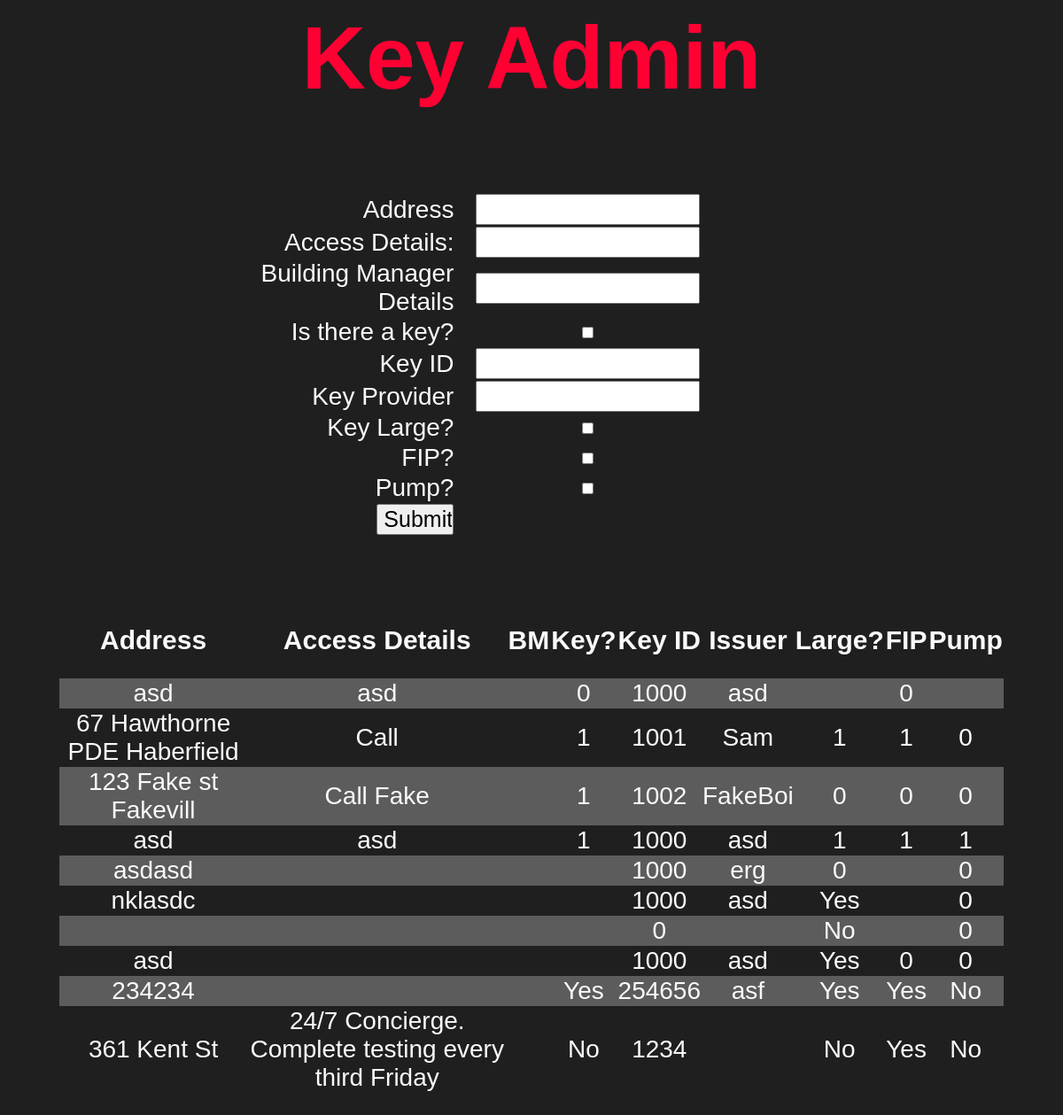
Before: /dataEntry.php with the older database file.
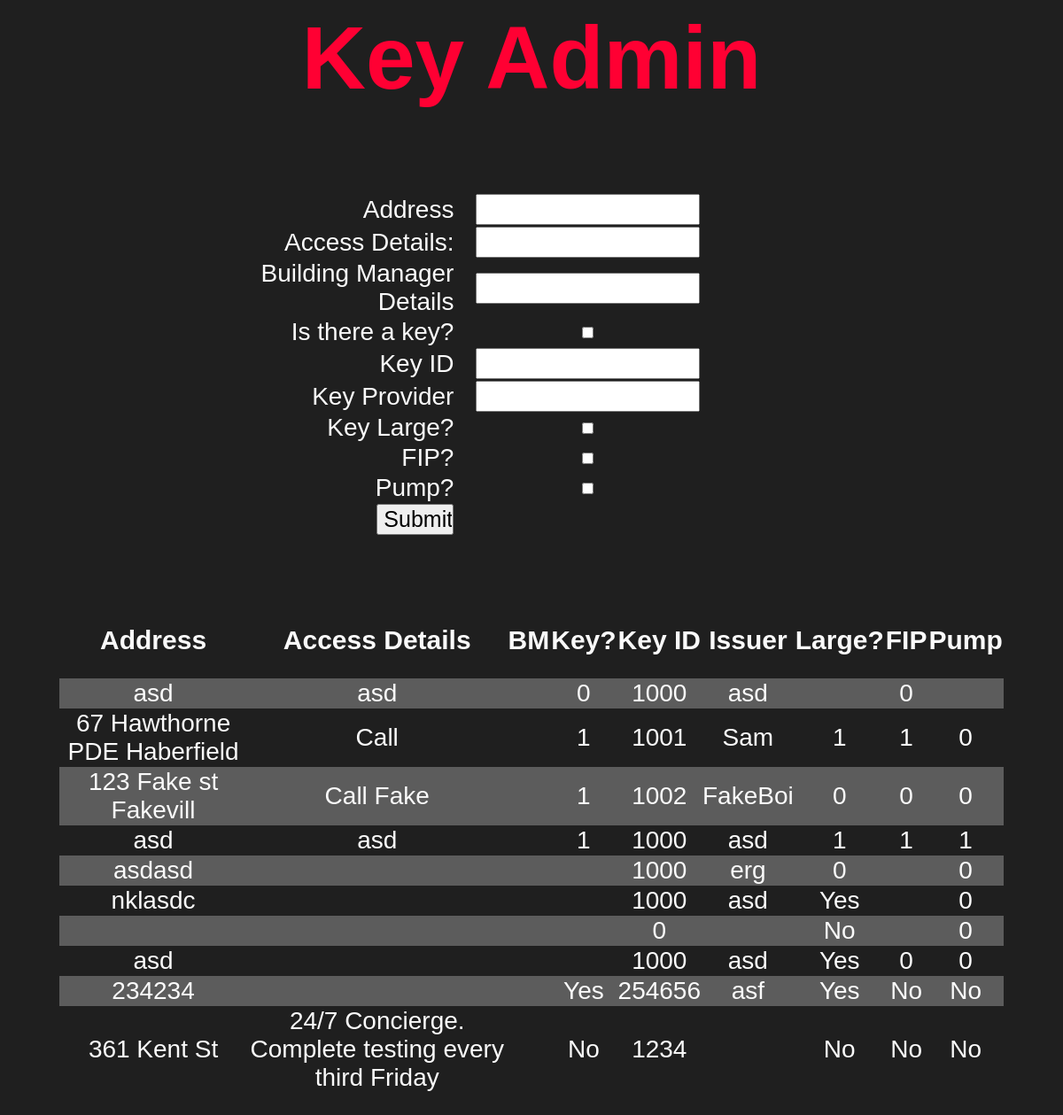
After: the same page with the newer database file.
### tables this page shows
CREATE TABLE "keys" (
	"id_number"	INTEGER,
	"address"	TEXT,
	"key_holder"	TEXT,
	"date_of_issue"	TEXT,
	"key_provider"	TEXT,
	"large"	TEXT,
	"fip"	TEXT,
	"pump"	TEXT,
	"access"	TEXT,
	"is_key"	TEXT,
	"unique"	INTEGER UNIQUE,
	"monthly"	TEXT,
	"bm"	TEXT,
	PRIMARY KEY("unique" AUTOINCREMENT)
);

### dataEntry.php (the view, shortened to what this page needs)
<html>
<head>
</head>
<h1>
    Key Admin
</h1>
<pre>
</pre>
<body>
<table class="input">
<form action="dataEntry.php" method="post">
    <tr class="input"><td class="label"><label for="address">Address</label></td>
    <td><input type="text" name="address"></td></tr>
    <tr class="input"><td class="label"><label for="access">Access Details:</label></td>
    <td><input type="text" name="access"></td></tr>
    <tr class="input"><td class="label"><label for="bm">Building Manager Details</label></td>
    <td><input type="text" name="bm"></td></tr>
    <tr class="input"><td class="label"><label for="is_key">Is there a key?</label></td>
    <td><input type="checkbox" class="check" name="is_key"></td></tr>
    <tr class="input"><td class="label"><label for="id_number">Key ID</label></td>
    <td><input type="number" name="id_number"></td></tr>
    <tr class="input"><td class="label"><label for="key_provider">Key Provider</label></td>
    <td><input type="text" name="key_provider"></td></tr>
    <tr class="input"><td class="label"><label for="large">Key Large?</label></td>
    <td><input type="checkbox" class="check" name="large"></td></tr>
    <tr class="input"><td class="label"><label for="fip">FIP?</label></td>
    <td><input type="checkbox" class="check" name="fip"></td></tr>
    <tr class="input"><td class="label"><label for="pump">Pump?</label></td>
    <td><input type="checkbox" class="check" name="pump"></td></tr>
    <tr class="input"><td class="label"><input style="width: 30%; height: 100%;" type="submit" value="Submit" name="submit"></td></tr>
</form>
</table>
<table class="keys">
    <tr>
        <td><h2>Address</h2></td>
        <td><h2>Access Details</h2></td>
        <td><h2>BM</h2></td>
        <td><h2>Key?</h2></td>
        <td><h2>Key ID</h2></td>
        <td><h2>Issuer</h2></td>
        <td><h2>Large?</h2></td>
        <td class="fip"><h2>FIP</h2></td>
        <td><h2>Pump</h2></td>
    </tr>
<?php
$pdo = new PDO('sqlite:keys.db');
$statement = $pdo->query("SELECT * from keys");
$keys = $statement->fetchAll(PDO::FETCH_ASSOC);
foreach ($keys as $row => $key) {
    echo "<tr><h3>";
    echo "<td>" . $key['address'] . "</td>";
    echo "<td>" . $key['access'] . "</td>";
    echo "<td>" . $key['bm'] . "</td>";
    echo "<td>" . $key['is_key'] . "</td>";
    echo "<td>" . $key['id_number'] . "</td>";
    echo "<td>" . $key['key_provider'] . "</td>";
    echo "<td>" . $key['large'] . "</td>";
    echo "<td>" . $key['fip'] . "</td>";
    echo "<td>" . $key['pump'] . "</td>";
    echo "</h3></tr>";
}
echo "</table>";
?>
</body>
</html>

### dataEntry.php (style rules this page uses)
body { font-family: Century Gothic, CenturyGothic, AppleGothic, sans-serif; background: #1f1f1f; color: #fafafa; }
table, tr, td { border: none; border-collapse: collapse; }
tr:nth-child(even) { background-color: #5c5c5c; }
table.keys { width: 90%; margin: 100px auto; text-align: center; }
tr { height: 30px; font-size: 23px; }
td { font-size: 28px; }
table.input { width: 50%; text-align: center; margin-left: 18%; margin-top: 0%; }
tr.input { background-color: #1f1f1f; }
td.label { text-align: right; }
label { text-align: right; }
h1 { font-size: 100px; text-align: center; color: #ff0033 }
h2 { font-size: 30px; }
h3 { font-size: 20px; }
input { font-size: 25px; resize: none; font-family: Century Gothic, CenturyGothic, AppleGothic, sans-serif; width: 85%; height: 80%; }
input.check { height: 80%; }

Changed rows visible on the page:
changed keys "asf": fip "Yes" → "No"
changed keys "361 Kent St": fip "Yes" → "No"
